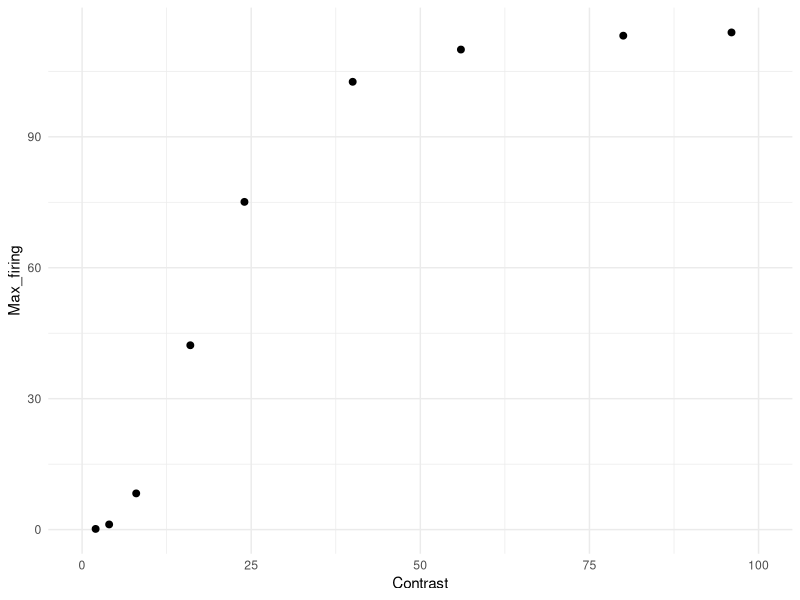
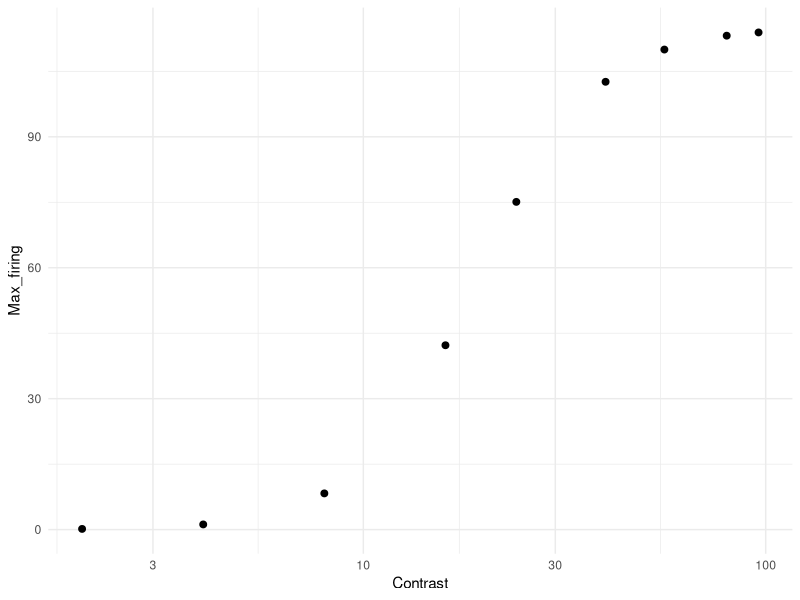

Generate these figures, in order, with R: (Note: this script raises an error after producing the figures.)
# Simulation based on Albrecht & Hamilton (1982, Fig. 4)

library(tidyverse)
library(doParallel)
library(foreach)

Contrast <- c(2, 4, 8, 16, 24, 40, 56, 80, 96)
Rmax <- 115
C50 <- 19.3
n   <-  2.9

Max_firing <- Rmax * Contrast^n / (Contrast^n + C50^n)
df_ah <- data.frame(Contrast, Max_firing)

g1 <- ggplot(df_ah, aes(x = Contrast, y = Max_firing)) +
  geom_point(size = 2) +
  coord_cartesian(xlim = c(0, 100)) +
  theme_minimal()
g1            

g2 <- ggplot(df_ah, aes(x = Contrast, y = Max_firing)) +
  geom_point(size = 2) +
  scale_x_log10() +
  theme_minimal()
g2 

### Simulation ###
cl <- makeCluster(parallel::detectCores() - 1)
registerDoParallel(cl)

n_neurons <- 180                                               # Number of neurons in the population
orientations <- seq(1, 180, by = 1)                            # Possible orientations (0 to 359 degrees)
preferred_orientations <-  seq(1, 180, length.out = n_neurons) # Preferred orientation of each neuron
max_firing_seq <- df_ah$Max_firing                             # Maximum firing rate of each neuron
contrast <-       df_ah$Contrast
tuning_width    <- 20                                          # Tuning width (standard deviation) of each neuron's response curve
n_trials <- 10000

all_results <- list()

for (max_firing_rate in max_firing_seq) {
  
  cat("Running max firing rate =", max_firing_rate, "\n")
  
  tuning_curves <- matrix(0, nrow = n_neurons, ncol = length(orientations))
  
  for (i in 1:n_neurons) {
    tuning_curves[i, ] <- max_firing_rate * exp(
      -0.5 * (
        pmin(abs(orientations - preferred_orientations[i]),
             180 - abs(orientations - preferred_orientations[i]))^2
      ) / tuning_width^2
    )
  }
  
  # ---- 90 ----
  responses_90 <- foreach(
    i = 1:n_trials,
    .combine = rbind,
    .packages = "stats"
  ) %dopar% {
    
    input_90 <- rnorm(n_trials, 90, 0)
    idx <- round(input_90[i]) + 1
    idx <- pmin(pmax(idx, 1), 180)
    
    mu <- tuning_curves[, idx]
    mu[mu == 0] <- 1e-8
    
    resp <- rnbinom(n_neurons, size = 1000000, mu = mu)
    
    cbind(resp,
          neuron = seq_len(n_neurons),
          stim = 90,
          trial = i,
          maxFR = max_firing_rate)
  }
  
  # ---- 91 ----
  responses_91 <- foreach(
    i = 1:n_trials,
    .combine = rbind,
    .packages = "stats"
  ) %dopar% {
    
    input_91 <- rnorm(n_trials, 91, 0)
    idx <- round(input_91[i]) + 1
    idx <- pmin(pmax(idx, 1), 180)
    
    mu <- tuning_curves[, idx]
    mu[mu == 0] <- 1e-8
    
    resp <- rnbinom(n_neurons, size = 1000000, mu = mu)
    
    cbind(resp,
          neuron = seq_len(n_neurons),
          stim = 91,
          trial = i,
          maxFR = max_firing_rate)
  }
  
  df_tmp <- as.data.frame(rbind(responses_90, responses_91))
  colnames(df_tmp) <- c("Spikes", "Neuron", "Stimulus", "Trial", "Contrast")
  
  all_results[[as.character(max_firing_rate)]] <- df_tmp
}

df <- do.call(rbind, all_results)
df$Contrast <- contrast[match(df$Contrast, max_firing_seq)]

### Visualization ###
df %>%
  group_by(Stimulus, Contrast, Trial) %>%
  summarise(Sum_spikes = sum(Spikes), .groups = "drop") -> df_sum

g3 <- ggplot(df_sum, aes(x = Sum_spikes, color = factor(Contrast))) +
  geom_density(alpha = 0.2, linewidth = 1) +
  theme_classic() +
  labs(
    x = "Sum of spikes",
    y = "Density",
    color = "Contrast",
    fill =  "Contrast"
  )
g3

df_sum %>%
  group_by(Contrast) %>%
  summarise(Mean_sum_spikes = mean(Sum_spikes),
            SD_sum_spikes = sd(Sum_spikes), .groups = "drop") -> df_summary

df_summary %>%
  ggplot(aes(x = Contrast, y = Mean_sum_spikes)) +
  geom_point(size = 2) +
  coord_cartesian(xlim = c(0, 100)) +
  theme_minimal() -> g4
g4

df_summary %>%
  ggplot(aes(x = Contrast, y = Mean_sum_spikes)) +
  geom_point(size = 2) +
  scale_x_log10() +
  scale_y_log10() +
  theme_minimal() -> g5
g5

df_summary %>%
  ggplot(aes(x = Contrast, y = SD_sum_spikes)) +
  geom_point(size = 2) +
  coord_cartesian(xlim = c(0, 100)) +
  theme_minimal() -> g6
g6

df_summary %>%
  ggplot(aes(x = Contrast, y = SD_sum_spikes)) +
  geom_point(size = 2) +
  scale_x_log10() +
  theme_minimal() -> g7
g7

df %>%
  filter(Neuron %in% c(90, 91)) %>%
  pivot_wider(names_from = Neuron, values_from = Spikes) %>%
  ggplot(aes(x = `90`, y = `91`, color = factor(Stimulus))) +
  geom_point(size = 2, alpha = 0.2) +
  labs(x = "Neuron 90", y = "Neuron 91") +
  coord_cartesian(xlim = c(0, 100), ylim = c(0, 100)) +
  theme_minimal() +
  facet_wrap(. ~ Contrast) -> g8
# g8

# sanity check for fano factor 
df %>%
  group_by(Contrast, Stimulus, Neuron) %>%
  summarise(
    mean_spikes = mean(Spikes),
    var_spikes  = var(Spikes),
    fano = var_spikes / mean_spikes,
    .groups = "drop"
  ) %>%
  filter(mean_spikes > 0) %>%
  group_by(Contrast, Stimulus) %>%
  summarise(
    mean_mean_spikes = mean(mean_spikes, na.rm = TRUE),
    mean_var_spikes = mean(var_spikes),
    mean_fano = mean(fano, na.rm = TRUE), # average across neurons
    sd_fano   = sd(fano, na.rm = TRUE),   # sd across neurons
    .groups = "drop")

### Linear Fisher information ###
df_wide <- df %>%
  pivot_wider(
    id_cols = c(Trial, Contrast, Stimulus),
    names_from = Neuron,
    values_from = Spikes)

df_wide$Stimulus_bin <- ifelse(df_wide$Stimulus == 90, 1, 0)

compute_lfi <- function(data, lambda = 1e-6) {
  
  neurons <- grep("^[0-9]+$", colnames(data), value = TRUE)  
  
  data0 <- data[data$Stimulus_bin == 0, neurons]
  data1 <- data[data$Stimulus_bin == 1, neurons]
  
  mu0 <- colMeans(data0)
  mu1 <- colMeans(data1)
  
  df <- mu1 - mu0
  
  Sigma0 <- cov(data0)
  Sigma1 <- cov(data1)
  Sigma  <- (Sigma0 + Sigma1) / 2
  
  p <- length(neurons)              # 逆行列を安定化させる処理 (ニューロン間の相関を少し弱める)
  Sigma <- Sigma + lambda * diag(p) # Ridge正則化, Tikhonov regularization (小さい固有値を持ち上げる)
  
  I <- as.numeric(t(df) %*% solve(Sigma) %*% df) # LFI
  I_per_neuron <- I / p
  
  return(I_per_neuron)
}

maxFR_values <- sort(unique(df_wide$Contrast))

lfi_results <- data.frame(
  Contrast = numeric(),
  LFI_per_neuron = numeric()
)

for (maxFR in maxFR_values) {
  df_sub <- df_wide[df_wide$Contrast == maxFR, ]
  lfi_value <- compute_lfi(df_sub)
  lfi_results <- rbind(lfi_results,
                       data.frame(Contrast = maxFR,
                                  LFI_per_neuron = lfi_value))
}

lfi_results$Contrast <- contrast
print(lfi_results)

lfi_results %>%
  ggplot(aes(x = Contrast, y = LFI_per_neuron)) +
  geom_point(size = 2) +
  coord_cartesian(xlim = c(0, 100)) +
  theme_minimal() -> g9
g9

### Decoding with logistic regression ###
run_logistic_cv_parallel <- function(data, k = 5, ncores = detectCores() - 1) {
  
  predictors <- grep("^[0-9]+$", colnames(data), value = TRUE)  
  n <- nrow(data)
  
  set.seed(123)
  folds <- sample(rep(1:k, length.out = n))
  
  cl <- makeCluster(ncores)
  registerDoParallel(cl)
  
  acc <- foreach(i = 1:k, .combine = c) %dopar% {
    
    train <- data[folds != i, ]
    test  <- data[folds == i, ]
    
    model <- glm(
      Stimulus_bin ~ .,
      data = train[, c("Stimulus_bin", predictors)],
      family = binomial
    )
    
    prob <- predict(model, newdata = test, type = "response")
    pred <- ifelse(prob > 0.5, 1, 0)
    
    mean(pred == test$Stimulus_bin)
  }
  
  stopCluster(cl)
  
  mean(acc)
}

decoding_results <- data.frame(
  Contrast = numeric(),
  Decoding_accuracy = numeric()
)

for (maxFR in maxFR_values) {
  df_sub <- df_wide[df_wide$Contrast == maxFR, ]
  accuracy <- run_logistic_cv_parallel(df_sub, k = 5, ncores = detectCores() - 1)
  decoding_results <- rbind(decoding_results,
                            data.frame(Contrast = maxFR,
                                       Decoding_accuracy = accuracy))
}

decoding_results <- mutate(decoding_results, D_prime = qnorm(Decoding_accuracy) - qnorm(1 - Decoding_accuracy),
                           Contrast = contrast)
decoding_results

decoding_results %>%
  ggplot(aes(x = Contrast, y = D_prime)) +
  geom_point(size = 2) +
  coord_cartesian(xlim = c(0, 100)) +
  theme_minimal() -> g10
g10

decoding_results %>%
  ggplot(aes(x = Contrast, y = D_prime)) +
  geom_point(size = 2) +
  scale_x_log10() +
  theme_minimal() -> g11
g11

g <- cowplot::plot_grid(g1, g2, g10, g11, g4, g5, nrow = 3)
ggsave("fig_4.png", g, width = 4, height = 5.6, dpi = 300)
